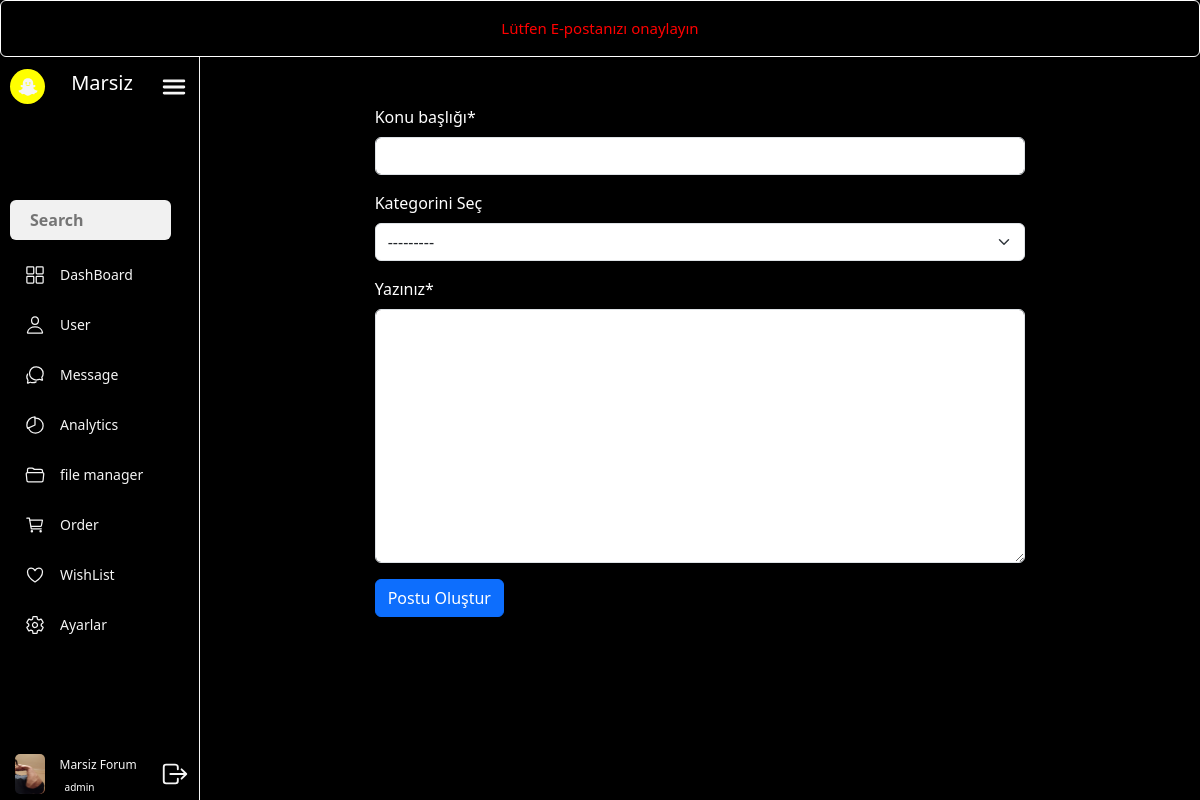
The page /createpost (signed in) on the database as committed earlier.
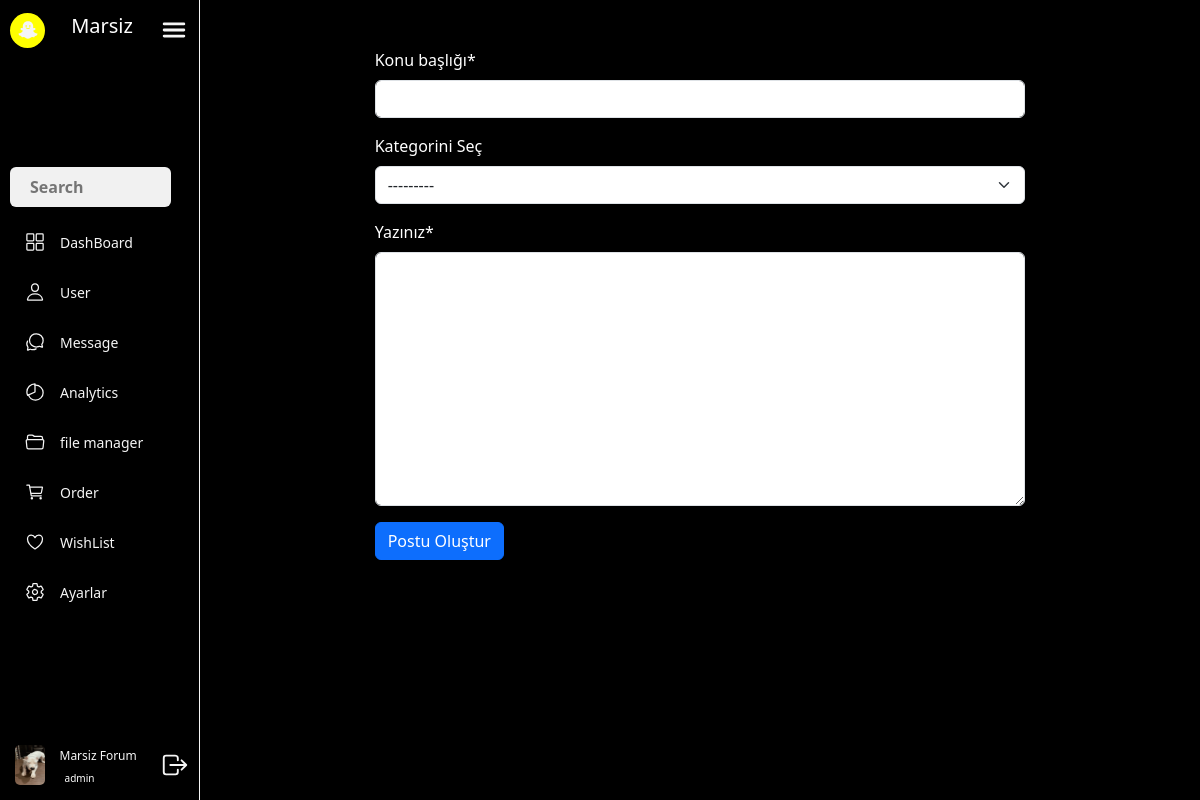
The same page on the database as committed later.
### myuser_app/models.py (models this page shows)
class MyUser(AbstractUser):
    avatar = models.ImageField(("Avatar"), upload_to='avatar/', height_field=None, width_field=None, max_length=None,blank=True,null=True)
    banner = models.ImageField(("Banner"), upload_to='banner/', height_field=None, width_field=None, max_length=None,blank=True,null=True)
    rank = models.ManyToManyField(Rank, verbose_name=("Rankı"),blank=True,null=True)
    birthday = models.DateField(("Doğum Günü"), auto_now=False, auto_now_add=False,blank=True,null=True)
    location = models.CharField(("Yaşadığın Şehir"), max_length=50, blank=True,null=True)
    website = models.CharField(("Website"), max_length=50,blank=True,null=True)
    about = models.TextField(("Hakkında"),blank=True,null=True)
    likes = models.ManyToManyField("post_app.post", verbose_name=("Beğendiğim postlar"),related_name="mylikes")
    is_active = models.BooleanField(("Kullanıcı email doğrulama"),default=False)
    email_active = models.BooleanField(("Change email active"),default=False)
    oldemail = models.ManyToManyField("myuser_app.OldEmail", verbose_name=("Eski Emaillerim"),blank=True,null=True)
    class Meta:
        verbose_name = 'MyUser'
        verbose_name_plural = 'MyUsers'
    def user_profile_detail_url(self):
        return reverse(
            'profile_detail',
            kwargs={
                'username': self.username
            }
        )

### post_app/views.py (the view)
# urls.py: path('createpost',createpost,name='createpost'),
@login_required(login_url='login2')
def createpost(request):
    context = {}
    if request.method == 'POST':
        form = CreatePost(request.POST,request.FILES)
        if form.is_valid():
            f = form.save(commit=False)
            print(f)
            f.author_user = request.user
            f.post_view = 0
            f.save()
            return redirect('post_views',f.post_slug,f.pk)
        else:
            result = False
            print(form.errors,'form valid değil')
            message = f"FORM VALİD OLMADI{form.errors}"
            return redirect('/')
    else:
        forms = CreatePost()
        context = dict(
            forms = forms,
        )
    return render(request,'createpost.html',context)

### post_app/forms.py
class CreatePost(forms.ModelForm):
    class Meta:
        content = forms.CharField(widget = CKEditorWidget(),)
        model = post
        fields = ["title","category","content"]

### post_app/models.py (called while the page is built)
    def __str__(self):
        return self.category

### post_app/templates/createpost.html (shortened to what this page needs)
{% extends "base.html" %}
{% block site-content %}
{% load crispy_forms_tags %}
{% include "partials/_sidenav.html" %}
    <div class="main" id="main">
        <div class="container ">
          <div class="row pt-5 justify-content-center">
              <div class="col-12 col-lg-8">
                  <form action="{% url 'createpost' %}" method="post" enctype="multipart/form-data">
                      {{ forms|crispy }}
                      <button type="submit"  class="btn btn-primary">Postu Oluştur</button>
                  </form>
              </div>
          </div>
        </div>
        </div>
{% endblock site-content %}

### index_app/templates/partials/_sidenav.html (shortened to what this page needs)
{% load static %}
<div class="side-container" id="container">
    <div class="brand">
        <div class="logo">
            <ion-icon name="logo-snapchat"></ion-icon>
        </div>
        <h3> <a href="/" class="text-white text-decoration-none"> Marsiz </a></h3>
        <a href="#" id="toggle" class="sidenavbuton"><ion-icon name="menu"></ion-icon></a>
    </div>
    <div class="side-navbar">
        <ul>
            <div class="search">
                <input type="search" name="search" id="search" placeholder="Search">
            </div>
            {% if request.user.is_authenticated %}
            <li><a href="#"><ion-icon name="grid-outline"></ion-icon><span>DashBoard</span></a></li>
            <li><a href="{{request.user.user_profile_detail_url}}"><ion-icon name="person-outline"></ion-icon><span>User</span></a></li>
            <li><a href="#"><ion-icon name="chatbubbles-outline"></ion-icon><span>Message</span></a></li>
            <li><a href="#"><ion-icon name="pie-chart-outline"></ion-icon><span>Analytics</span></a></li>
            <li><a href="#"><ion-icon name="folder-open-outline"></ion-icon><span>file manager</span></a></li>
            <li><a href="#"><ion-icon name="cart-outline"></ion-icon><span>Order</span></a></li>
            <li><a href="#"><ion-icon name="heart-outline"></ion-icon><span>WishList</span></a></li>
            <li><a href="{% url 'usersettings' %}"><ion-icon name="settings-outline"></ion-icon><span>Ayarlar</span></a></li>
            {% endif %}
        </ul>
    </div>
    <div class="user">
        {% if request.user.avatar %}
        <a href="{{request.user.user_profile_detail_url}}"><img src="{{request.user.avatar.url}}" alt="{{request.user}}"></a>
          {% else %}
          <img src="https://bootdey.com/img/Content/avatar/avatar3.png" alt="">
        {% endif %}
        <div class="name">
            <h5>Marsiz Forum</h5>
            <a href="{{request.user.user_profile_detail_url}}" class="text-white text-decoration-none"><span >{{request.user.username}}</span></a>
        </div>
        <a href="{% url 'logout' %}"><ion-icon name="log-out-outline"></ion-icon></a>
    </div>
</div>

Rows that differ between the two databases and show on the page:
changed MyUser "admin": user.avatar: a different picture
Other text that changed with them:
text no longer shown: "Lütfen E-postanızı onaylayın"
